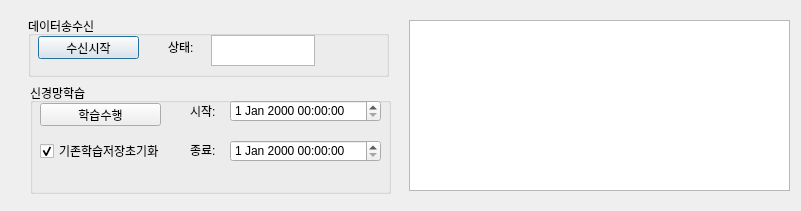
<?xml version="1.0" encoding="UTF-8"?>
<ui version="4.0">
 <class>TFMainDlg</class>
 <widget class="QDialog" name="TFMainDlg">
  <property name="geometry">
   <rect>
    <x>0</x>
    <y>0</y>
    <width>801</width>
    <height>211</height>
   </rect>
  </property>
  <property name="windowTitle">
   <string>딥러닝 수행</string>
  </property>
  <widget class="QTextEdit" name="edtTest">
   <property name="geometry">
    <rect>
     <x>409</x>
     <y>20</y>
     <width>381</width>
     <height>171</height>
    </rect>
   </property>
  </widget>
  <widget class="QGroupBox" name="grpData">
   <property name="geometry">
    <rect>
     <x>28</x>
     <y>16</y>
     <width>361</width>
     <height>61</height>
    </rect>
   </property>
   <property name="title">
    <string>데이터송수신</string>
   </property>
   <widget class="QTextEdit" name="edtStat">
    <property name="geometry">
     <rect>
      <x>183</x>
      <y>19</y>
      <width>104</width>
      <height>31</height>
     </rect>
    </property>
   </widget>
   <widget class="QLabel" name="label">
    <property name="geometry">
     <rect>
      <x>140</x>
      <y>20</y>
      <width>31</width>
      <height>21</height>
     </rect>
    </property>
    <property name="text">
     <string>상태:</string>
    </property>
   </widget>
   <widget class="QPushButton" name="btnRcvData">
    <property name="geometry">
     <rect>
      <x>10</x>
      <y>20</y>
      <width>101</width>
      <height>23</height>
     </rect>
    </property>
    <property name="text">
     <string>수신시작</string>
    </property>
   </widget>
   <zorder>label</zorder>
   <zorder>btnRcvData</zorder>
   <zorder>edtStat</zorder>
  </widget>
  <widget class="QLabel" name="label_2">
   <property name="geometry">
    <rect>
     <x>190</x>
     <y>103</y>
     <width>31</width>
     <height>16</height>
    </rect>
   </property>
   <property name="text">
    <string>시작:</string>
   </property>
  </widget>
  <widget class="QDateTimeEdit" name="dteStrDtMn">
   <property name="geometry">
    <rect>
     <x>230</x>
     <y>100</y>
     <width>151</width>
     <height>22</height>
    </rect>
   </property>
  </widget>
  <widget class="QDateTimeEdit" name="dteEndDtMn">
   <property name="geometry">
    <rect>
     <x>230</x>
     <y>140</y>
     <width>151</width>
     <height>22</height>
    </rect>
   </property>
  </widget>
  <widget class="QLabel" name="label_3">
   <property name="geometry">
    <rect>
     <x>190</x>
     <y>142</y>
     <width>31</width>
     <height>16</height>
    </rect>
   </property>
   <property name="text">
    <string>종료:</string>
   </property>
  </widget>
  <widget class="QGroupBox" name="grpData_2">
   <property name="geometry">
    <rect>
     <x>30</x>
     <y>83</y>
     <width>361</width>
     <height>111</height>
    </rect>
   </property>
   <property name="title">
    <string>신경망학습</string>
   </property>
   <widget class="QCheckBox" name="chkInitSave">
    <property name="geometry">
     <rect>
      <x>10</x>
      <y>60</y>
      <width>131</width>
      <height>16</height>
     </rect>
    </property>
    <property name="text">
     <string>기존학습저장초기화</string>
    </property>
    <property name="checked">
     <bool>true</bool>
    </property>
   </widget>
   <widget class="QPushButton" name="btnDoLearning">
    <property name="geometry">
     <rect>
      <x>10</x>
      <y>20</y>
      <width>121</width>
      <height>23</height>
     </rect>
    </property>
    <property name="text">
     <string>학습수행</string>
    </property>
   </widget>
  </widget>
  <zorder>grpData</zorder>
  <zorder>grpData_2</zorder>
  <zorder>edtTest</zorder>
  <zorder>label_2</zorder>
  <zorder>dteStrDtMn</zorder>
  <zorder>dteEndDtMn</zorder>
  <zorder>label_3</zorder>
 </widget>
 <resources/>
 <connections/>
</ui>
